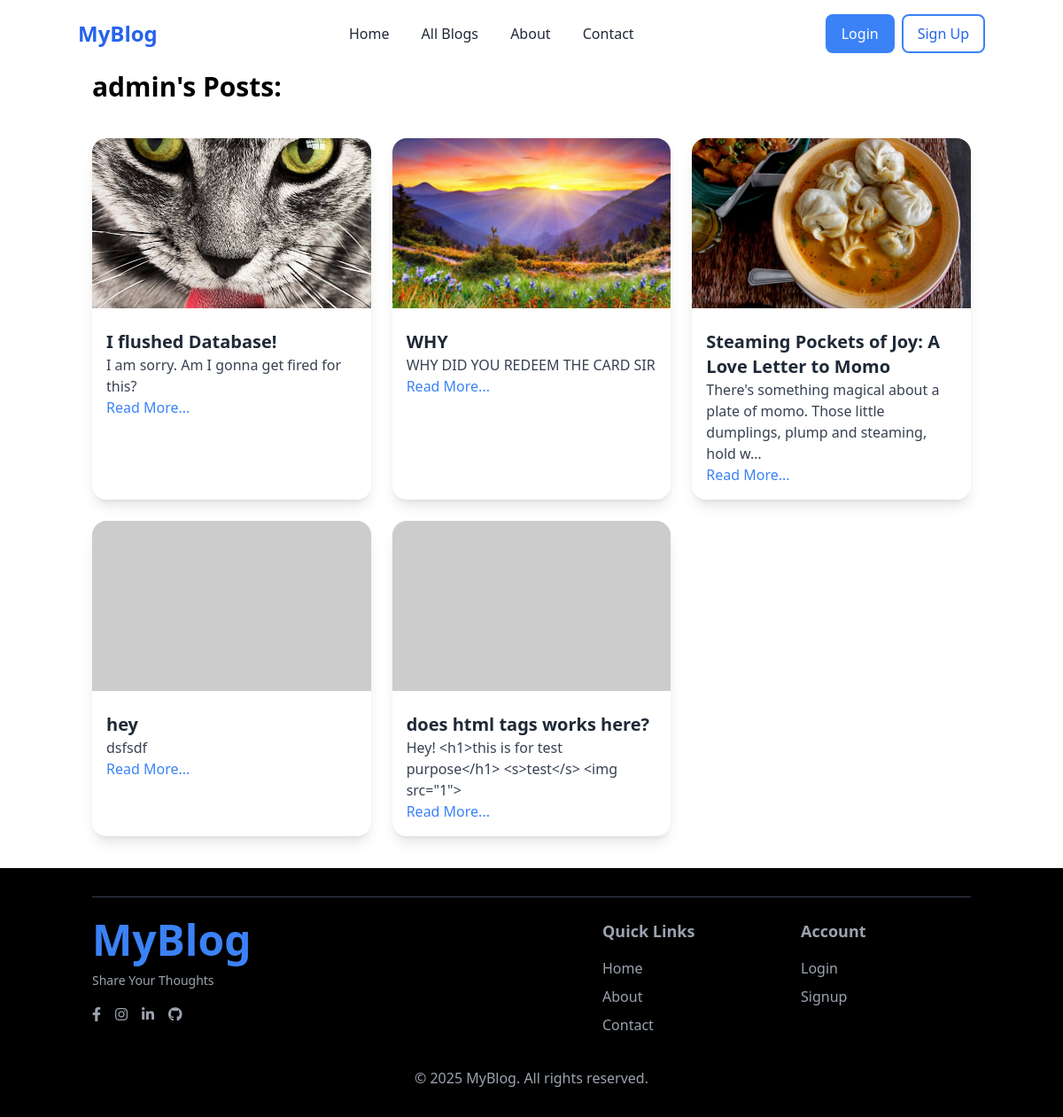
/author/admin/, run on an earlier commit of the app's database.
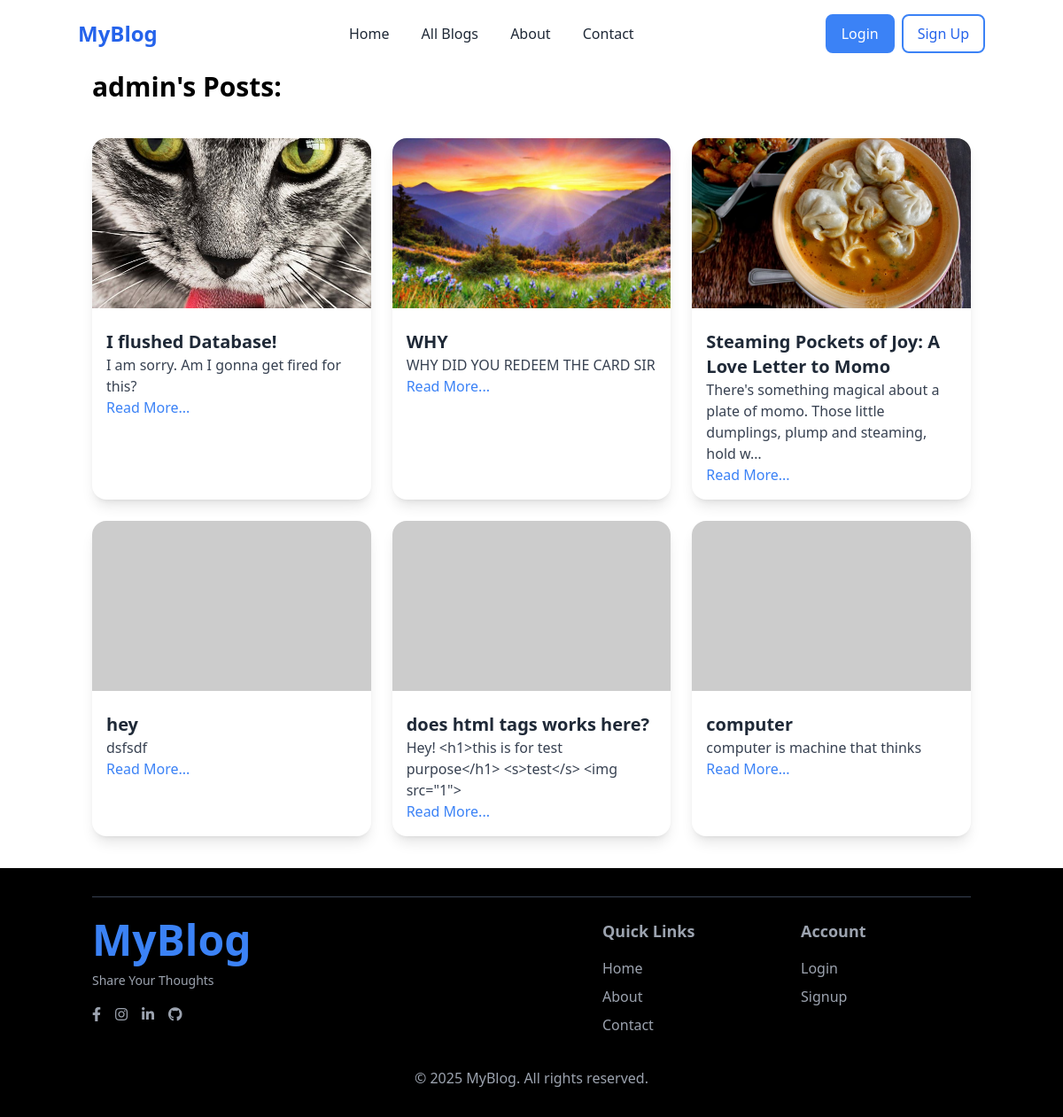
And on a later commit of the database.
### blog/models.py (models this page shows, shortened)
class Post(models.Model):
    title=models.CharField(max_length=200)
    content=models.TextField()
    author=models.CharField(max_length=100)
    created_at=models.DateTimeField(auto_now_add=True)
    updated_at=models.DateTimeField(auto_now=True)
    image = models.ImageField(upload_to='blog_images/', null=True, blank=True)
    tags = models.ManyToManyField(Tag, related_name='posts', blank=True)
    views = models.PositiveIntegerField(default=0)

### blog/views.py (the view)
# urls.py: path('author/<str:username>/', views.author_posts, name='author_posts'),
def author_posts(request, username):
    author = get_object_or_404(User, username=username)
    posts = Post.objects.filter(author=author.username)  # Filter by author username
    return render(request, 'author_posts.html', {'author': author, 'posts': posts})

### blog/templates/author_posts.html (shortened to what this page needs)
{% extends 'base.html' %}
{% block content %}
<div class="container mx-auto pt-20 px-4">
    <h1 class="text-left text-3xl font-bold text-black-900 mb-10">{{author.username}}'s Posts:</h1>
<div class="grid md:grid-cols-3 gap-6">
    {% for post in posts %}
    <div class="bg-white rounded-2xl shadow-lg overflow-hidden transition-transform transform hover:scale-105 hover:shadow-xl">
        {% if post.image %}
        <img src="{{ post.image.url }}" alt="Post Image" class="w-full h-48 object-cover">
        {% else %}
        <img src="https://via.placeholder.com/300" alt="No Image" class="w-full h-48 object-cover">
        {% endif %}
        <div class="p-4">
            <h2 class="text-xl font-semibold text-gray-800 mt-2">{{ post.title }}</h2>
            <p class="text-gray-700">{{ post.content|truncatechars:100 }}</p>
            <a href="{% url 'blog' post.id %}" class="text-blue-500 hover:underline">Read More...</a>
        </div>
    </div>
    {% empty %}
    <p class="col-span-3 text-center text-gray-500">No posts available.</p>
    {% endfor %}
</div>
</div>
{% endblock %}

What changed in the data, as far as the page shows it:
added Post: title "computer", content "computer is machine that thinks"
